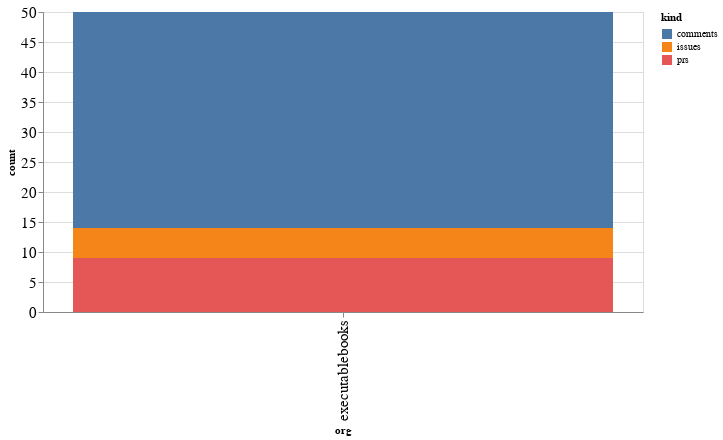

Notebook source saved alongside this figure:
### Code cell
alt.Chart(org_summaries, width=600).mark_bar().encode(
    x='org',
    y='count',
    color='kind',
    tooltip="org"
)

### Figure 1 — Vega-Lite specification as saved in the notebook (floating-point values rounded to 4 significant figures)
{"config": {"axisLeft": {"labelFontSize": 15}, "axisBottom": {"labelFontSize": 15}}, "data": {"name": "data-a6cf634dd616863500e6b47fdd44d736"}, "mark": "bar", "encoding": {"color": {"type": "nominal", "field": "kind"}, "tooltip": {"type": "nominal", "field": "org"}, "x": {"type": "nominal", "field": "org"}, "y": {"type": "quantitative", "field": "count"}}, "width": 600, "$schema": "https://vega.github.io/schema/vega-lite/v4.8.1.json", "datasets": {"data-a6cf634dd616863500e6b47fdd44d736": [{"org": "executablebooks", "kind": "comments", "count": 36}, {"org": "executablebooks", "kind": "issues", "count": 5}, {"org": "executablebooks", "kind": "prs", "count": 9}]}}
